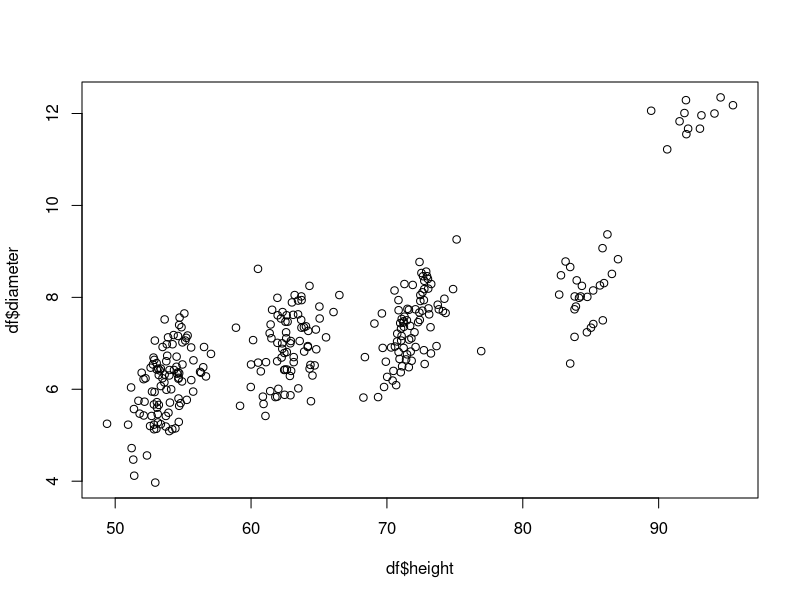
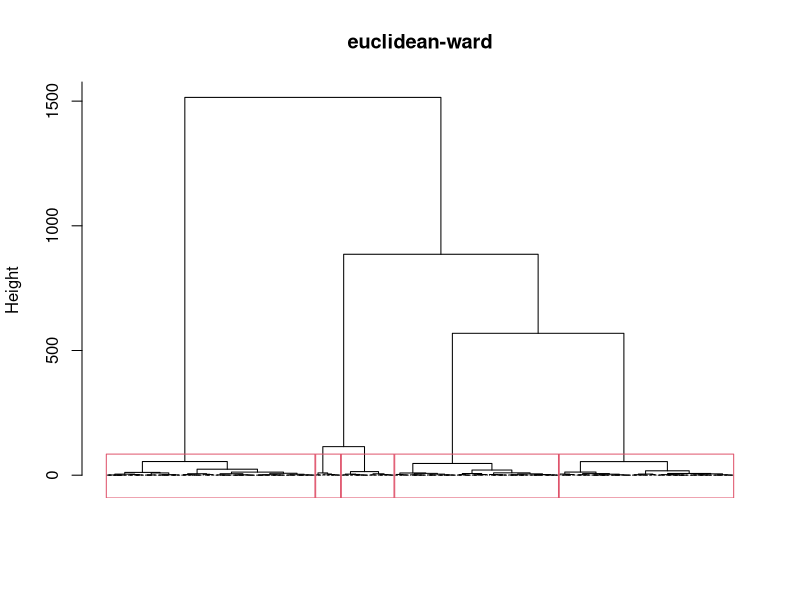
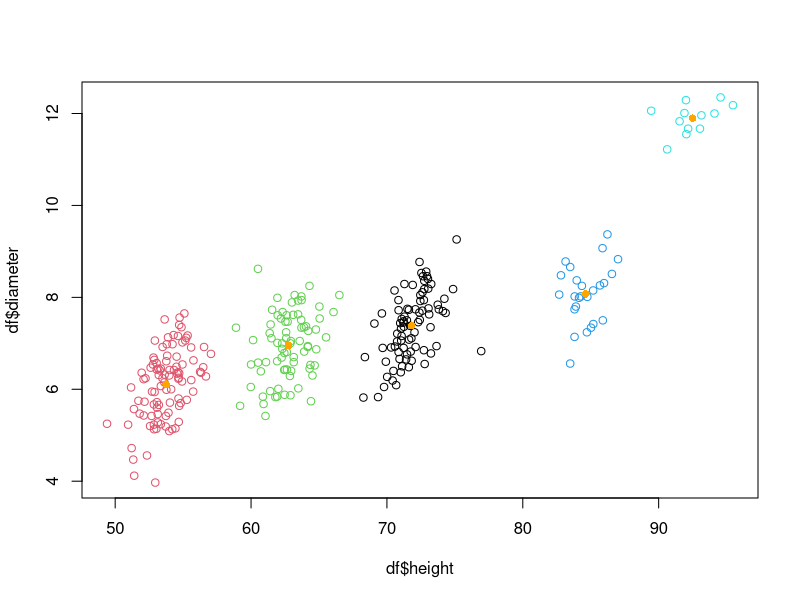

Here is the R script that generated these plots, in order:
df <- read.table("sequoia.txt")
head(df)

plot(df$height, df$diameter)
# si vedono 5 clusters

df.e<- dist(df, method='euclidean')

df.es <- hclust(df.e, method='ward.D')

coph.es <- cophenetic(df.es)

x11() # dendrogramma
plot(df.es, main='euclidean-ward', hang=-0.1, xlab='', labels=F, cex=0.6, sub='')
rect.hclust(df.es, k=5)

cluster.es <- cutree(df.es, k=5) 
cluster.es 

df$clu <- cluster.es

plot(df$height, df$diameter, col = cluster.es)

cldim <- rep(NA,5)

for(i in 1:5){
  cldim[i] <- length(cluster.es[which(cluster.es== i)])
}

cldim
# dimensioni dei clusters

centroids <- apply (df, 2, function (x) tapply (x, cluster.es, mean))
centroids
#centroidi

points(centroids, col = 'orange', pch = 16)

# ci sembra suggerire che ci siano stati quattro grandi incendi, ognuno dei quali ha attaccato una parte del parco,
# il cluster celeste in alto a destra, di sequoie molto alte e grandi, parrebbe essere quello di quelle intatte
p <- rep(NA, 5)
for(i in 1:5){
  p[i] <- shapiro.test(df[which(df$clu == i), 2])$p
}
p
# ok sono tutti normali -> IC di confidenza per medie e varianze di variabili normali

n_intervals <- 10
alpha <- .1

ICmeanvar <- function(x, alpha, n_int, type = 'mean'){
  n <- length(x)
  M <- mean(x)
  S <- var(x)
  IC.mean <- c(M - qt(1-alpha/(2*n_int), n-1)* sqrt(S/n), M + qt(1-alpha/(2*n_int), n-1)* sqrt(S/n))
  names(IC.mean) <- c('Inf', 'Sup')
  
  IC.var <- c(S* (n-1) /qchisq(alpha/(2*n_int), n-1), S* (n-1) /qchisq(1 - alpha/(2*n_int), n-1))
  names(IC.var) <- c('Inf', 'Sup')
  
  if(type == 'mean'){
    return(IC.mean)
  }
  if(type == 'var'){
    return(IC.var)
  }
}


for(i in 1:5){
  print(paste0('Mean of Cluster ',paste(ICmeanvar(df[which(df$clu == i),2], alpha, n_intervals, type = 'mean')[1],
                                         ICmeanvar(df[which(df$clu == i),2], alpha, n_intervals, type = 'mean')[2])))
  print(paste0('Var of Cluster ', paste(ICmeanvar(df[which(df$clu == i),2], alpha, n_intervals, type = 'var')[1],
                                         ICmeanvar(df[which(df$clu == i),2], alpha, n_intervals, type = 'var')[2])))
}

 # "Mean of Cluster 1    7.17075311121114 7.59510054732544"
 # "Var of Cluster  1    0.826840672194497 0.365627586177067"
 # "Mean of Cluster 2    5.90812307433339 6.31534631342172"
 # "Var of Cluster  2    0.879895015785456 0.417848041852536"
 # "Mean of Cluster 3    6.73439941844886 7.16871746466802"
 # "Var of Cluster  3    0.823680578034728 0.354578028215813"
 # "Mean of Cluster 4    7.71385634312306 8.43654365687694"
 # "Var of Cluster  4    1.01296656585437 0.219814554390001"
 # "Mean of Cluster 5    11.6055312084684 12.1928021248649"
 # "Var of Cluster  5    0.45324283379977 0.0440968093944876"




